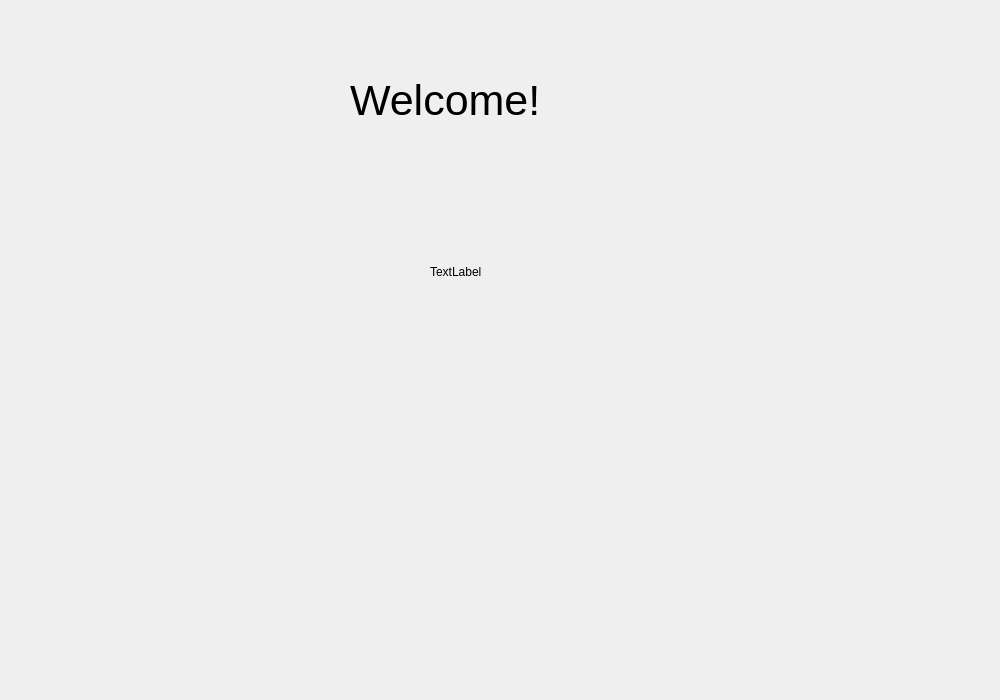
<?xml version="1.0" encoding="UTF-8"?>
<ui version="4.0">
 <class>Dialog</class>
 <widget class="QDialog" name="Dialog">
  <property name="geometry">
   <rect>
    <x>0</x>
    <y>0</y>
    <width>1000</width>
    <height>700</height>
   </rect>
  </property>
  <property name="windowTitle">
   <string>Dialog</string>
  </property>
  <widget class="QLabel" name="label">
   <property name="geometry">
    <rect>
     <x>350</x>
     <y>50</y>
     <width>281</width>
     <height>101</height>
    </rect>
   </property>
   <property name="font">
    <font>
     <pointsize>32</pointsize>
    </font>
   </property>
   <property name="text">
    <string>Welcome!</string>
   </property>
  </widget>
  <widget class="QLabel" name="name_lbl">
   <property name="geometry">
    <rect>
     <x>430</x>
     <y>260</y>
     <width>100</width>
     <height>23</height>
    </rect>
   </property>
   <property name="text">
    <string>TextLabel</string>
   </property>
  </widget>
 </widget>
 <resources/>
 <connections/>
</ui>
